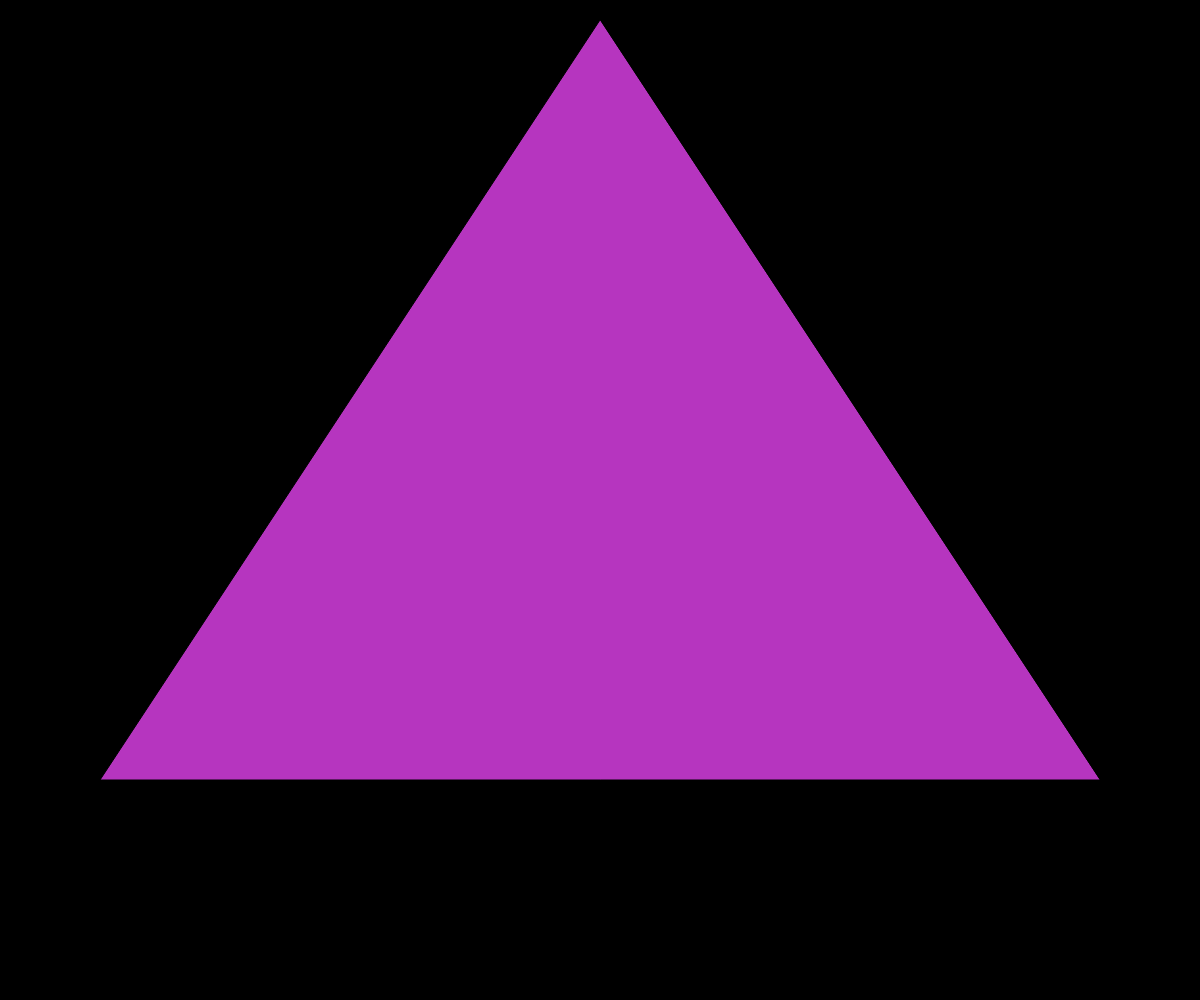
Frame 1 (no input)
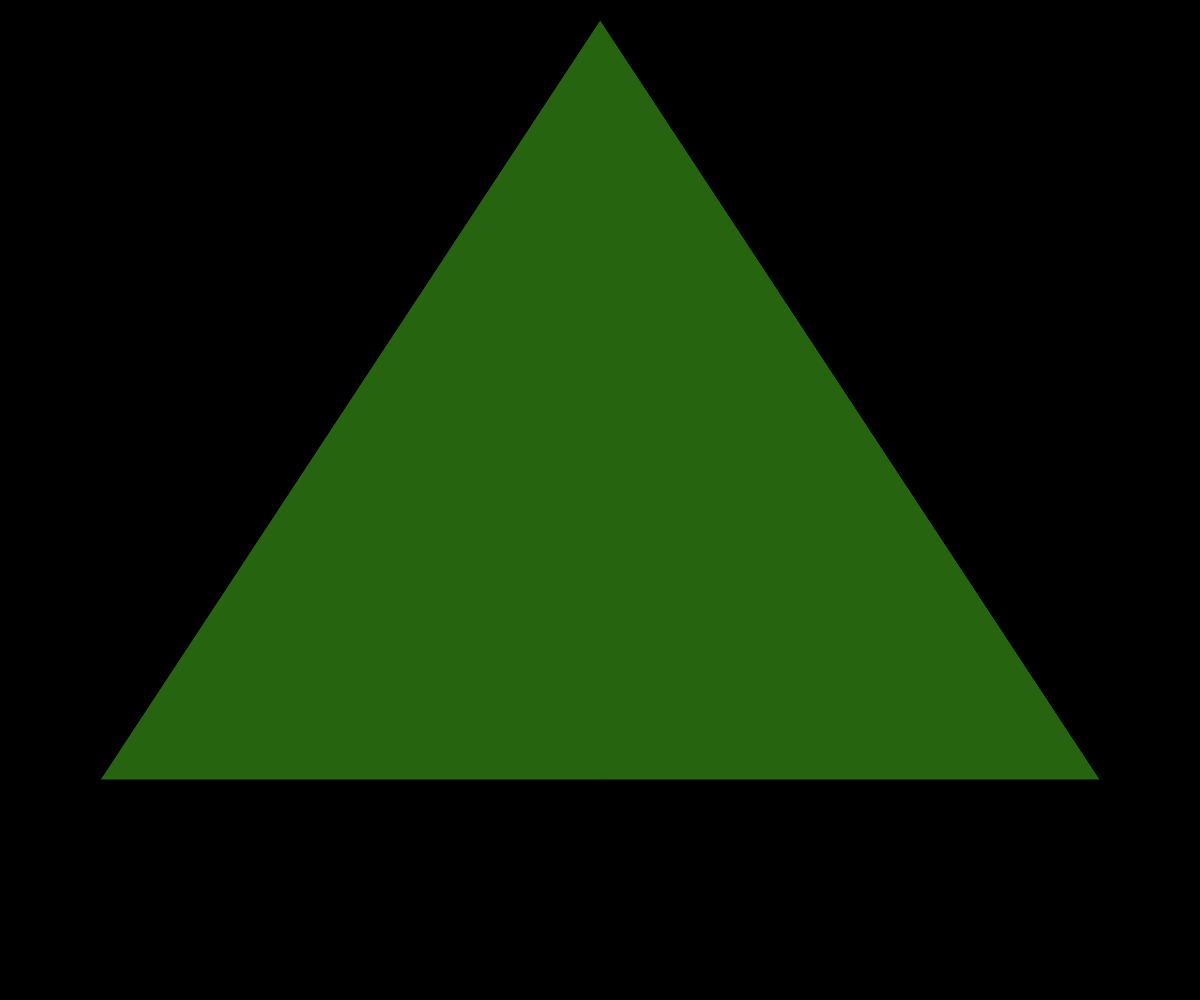
Frame 60 (no input)
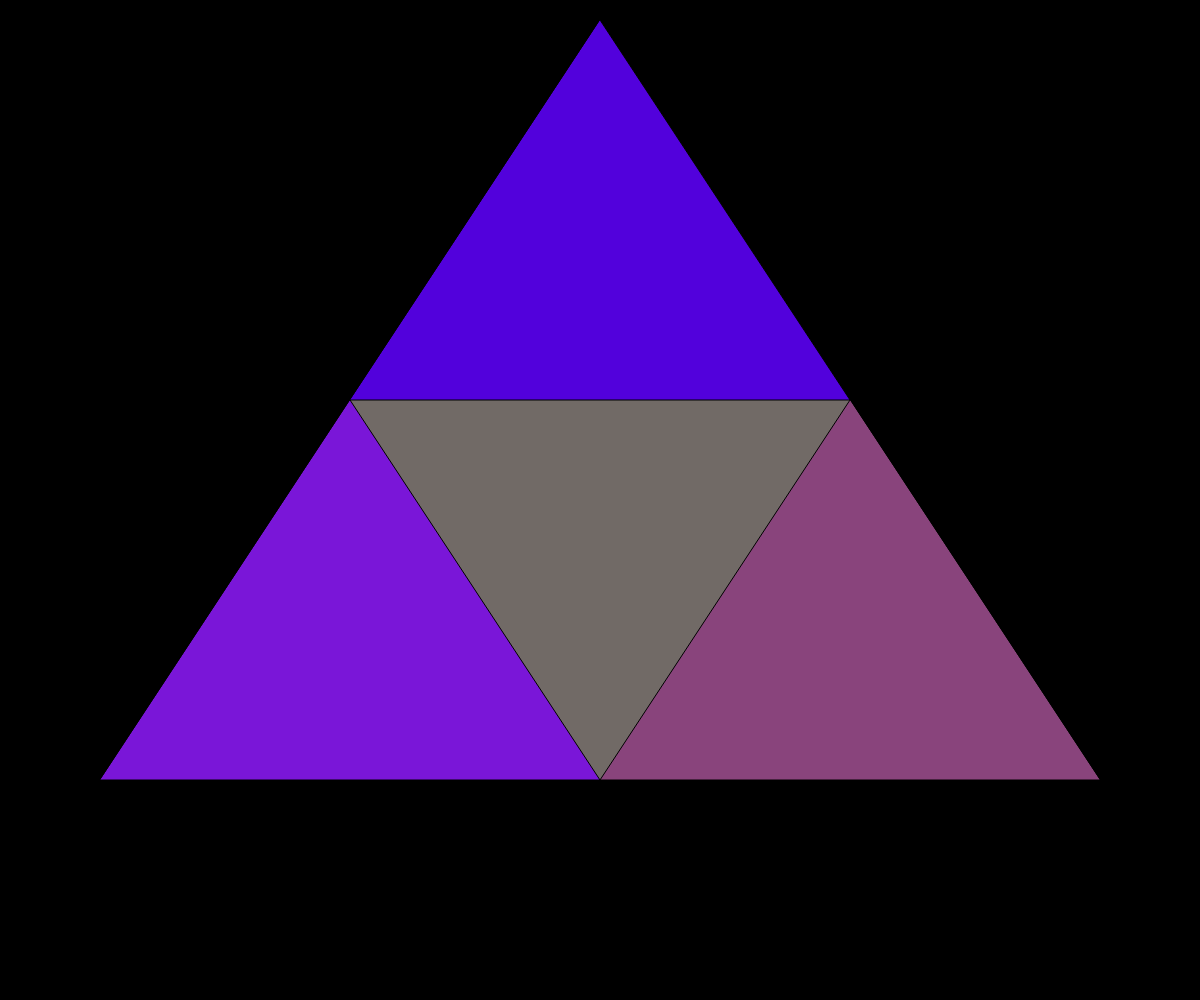
Frame 120 (the mouse pressed at the canvas centre since frame 60)

The p5.js sketch that drew these frames (run headless with seeded random() and noise() and a simulated clock; from frame 60 on, the mouse is pressed at the canvas centre):

// p5.js sketch
// ── sketch.js
// sierpinski triangle

let initialTriangle = [
  {x:600,y:20},
  {x:100,y:780},
  {x:1100,y:780},
];

let theDepth = 0;

function setup() {
  createCanvas(windowWidth, windowHeight);
}

function draw() {
  background(0);
  sierpinski(initialTriangle,theDepth);
}
function mousePressed(){
  if(theDepth< 7){
  theDepth++;
  }
}
function sierpinski(points, depth){
  fill(random("255"),random("255"),random("255"));
  triangle(points[0].x,points[0].y,points[1].x,points[1].y,points[2].x,points[2].y);

  if (depth > 0){
    // draw lower left triangle
    sierpinski([midPoint(points[0],points[1]) , midPoint(points[1],points[2]), points[1]],depth-1);
    
    // draw top 
    sierpinski([midPoint(points[0],points[1]) , midPoint(points[0],points[2]), points[0]],depth-1);

    // draw lower right 
    sierpinski([midPoint(points[0],points[2]) , midPoint(points[1],points[2]), points[2]],depth-1);

  

}
 
}

function midPoint(p1,p2){
  let newX = (p1.x + p2.x)/2;
  let newY = (p1.y + p2.y)/2;

  return {x:newX , y:newY};

}
